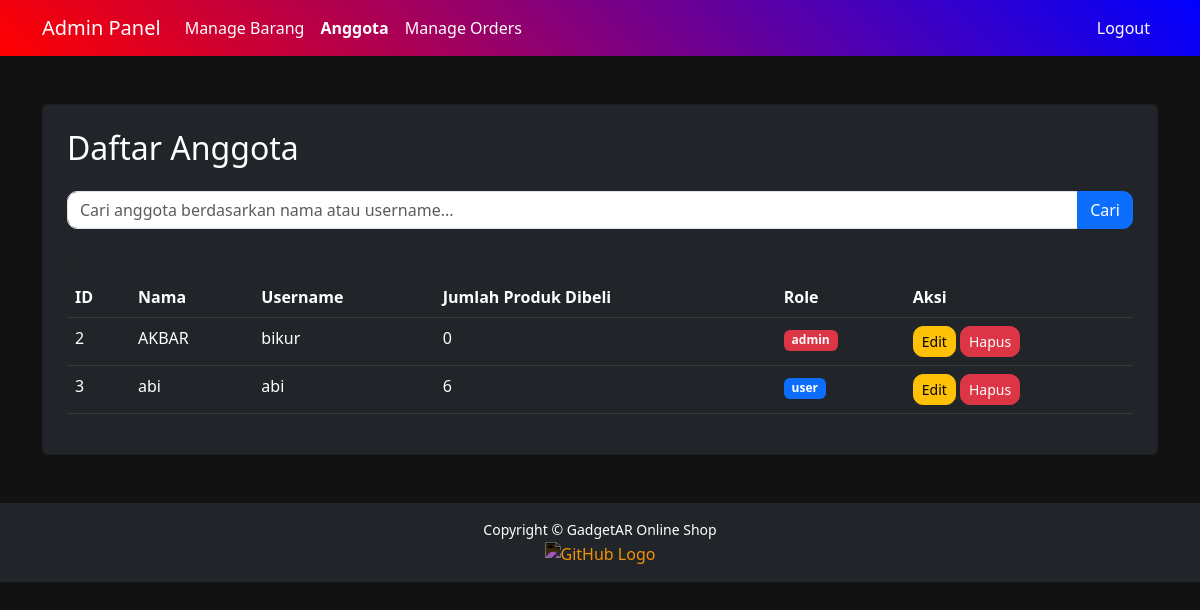
/anggota.php (signed in), run on the app's committed database.
### tables this page shows
CREATE TABLE `user` (
  `id_user` int(11) NOT NULL,
  `nama` varchar(100) NOT NULL,
  `username` varchar(50) NOT NULL,
  `password` varchar(255) NOT NULL,
  `role` enum('admin','user') NOT NULL
);

### anggota.php (the view, shortened to what this page needs)
<?php
include '../koneksi.php';
$search = isset($_GET['search']) ? trim($_GET['search']) : '';
if (!empty($search)) {
    $stmt = $conn->prepare("SELECT u.id_user, u.nama, u.username, u.role,
                            (SELECT COUNT(o.id_order) FROM orderan o WHERE o.id_user = u.id_user) AS jumlah_produk
                            FROM user u
                            WHERE u.nama LIKE :search OR u.username LIKE :search
                            ORDER BY u.id_user ASC");
    $stmt->execute([':search' => '%' . $search . '%']);
} else {
    $stmt = $conn->prepare("SELECT u.id_user, u.nama, u.username, u.role,
                            (SELECT COUNT(o.id_order) FROM orderan o WHERE o.id_user = u.id_user) AS jumlah_produk
                            FROM user u
                            ORDER BY u.id_user ASC");
    $stmt->execute();
}
$users = $stmt->fetchAll(PDO::FETCH_ASSOC);
?>
<!DOCTYPE html>
<html lang="en">
<head>
    <link href="https://cdn.jsdelivr.net/npm/bootstrap@5.3.0/dist/css/bootstrap.min.css" rel="stylesheet">
</head>
<body>
    <nav class="navbar navbar-expand-lg navbar-dark bg-dark">
        <div class="container">
            <a class="navbar-brand" href="adminDashboard.php">Admin Panel</a>
            <div class="collapse navbar-collapse" id="navbarNav">
                <ul class="navbar-nav me-auto">
                    <li class="nav-item">
                        <a class="nav-link" href="manageBarang.php">Manage Barang</a>
                    </li>
                    <li class="nav-item">
                        <a class="nav-link active" href="anggota.php">Anggota</a>
                    </li>
                    <li class="nav-item">
                        <a class="nav-link" href="manageOrders.php">Manage Orders</a>
                    </li>
                </ul>
                <ul class="navbar-nav">
                    <li class="nav-item">
                        <a class="nav-link btn btn-danger text-white" href="../logout.php" onclick="return confirm('Apakah Anda yakin ingin logout?')">Logout</a>
                    </li>
                </ul>
            </div>
        </div>
    </nav>
    <div class="container mt-5">
        <div class="card bg-dark p-4">
            <h2 class="mb-4" style="color:white">Daftar Anggota</h2>
            <form method="GET" action="anggota.php" class="mb-4">
                <div class="input-group">
                    <input type="text" name="search" class="form-control" placeholder="Cari anggota berdasarkan nama atau username..." value="<?= isset($_GET['search']) ? htmlspecialchars($_GET['search']) : '' ?>">
                    <button type="submit" class="btn btn-primary">Cari</button>
                </div>
            </form>
            <div class="table-responsive">
                <table class="table table-dark table-hover">
                    <thead class="table-dark">
                        <tr>
                            <th>ID</th>
                            <th>Nama</th>
                            <th>Username</th>
                            <th>Jumlah Produk Dibeli</th>
                            <th>Role</th>
                            <th>Aksi</th>
                        </tr>
                    </thead>
                    <tbody>
                        <?php if (!empty($users)): ?>
                            <?php foreach ($users as $user): ?>
                                <tr">
                                    <td><?= htmlspecialchars($user['id_user']) ?></td>
                                    <td><?= htmlspecialchars($user['nama']) ?></td>
                                    <td><?= htmlspecialchars($user['username']) ?></td>
                                    <td><?= htmlspecialchars($user['jumlah_produk']) ?></td>
                                    < <td>
                                        <span class="badge <?= $user['role'] === 'admin' ? 'bg-danger' : 'bg-primary' ?>">
                                            <?= htmlspecialchars($user['role']) ?>
                                        </span>
                                        </td>
                                        <td>
                                            <button type="button" class="btn btn-warning btn-sm editBtn" data-bs-toggle="modal" data-bs-target="#editModal<?= $user['id_user'] ?>">Edit</button>
                                            <a href="hapusAnggota.php?id=<?= $user['id_user'] ?>" class="btn btn-sm btn-danger" onclick="return confirm('Yakin ingin menghapus anggota ini?');">Hapus</a>
                                        </td>
                                    <?php endforeach; ?>
                                <?php else: ?>
                                    <tr>
                                        <td colspan="6" class="text-center text-warning">Anggota tidak ditemukan.</td>
                                    </tr>
                                <?php endif; ?>
                    </tbody>
                </table>
            </div>
        </div>
    </div>
    <footer class="bg-dark text-center text-white py-3 mt-5">
        <div class="container">
            <p>Copyright © GadgetAR Online Shop</p>
            <a href="https://github.com/Arigta?tab=repositories" target="_blank">
                <img src="https://cdn-icons-png.flaticon.com/512/25/25231.png" alt="GitHub Logo" width="30" height="30" style="filter: invert(1);">
            </a>
        </div>
    </footer>
</body>
</html>

### anggota.php (style rules this page uses)
body { background: #121212; color: #ffffff; }
.navbar { background: linear-gradient(45deg, #ff0000, #800080, #0000ff); }
.navbar-brand, .nav-link { color: #fff !important; }
.active { font-weight: bold; color: #fff !important; }
.form-control, .btn { border-radius: 10px; }
.table { color: #fff; }
footer { position: relative; bottom: 0; width: 100%; background: #000000; }
footer p { margin: 0; font-size: 14px; }
footer a { text-decoration: none; margin-top: 5px; }

### data on the page
user: id_user "2", nama "AKBAR", username "bikur", jumlah_produk "0", role "admin"
user: id_user "3", nama "abi", username "abi", jumlah_produk "6", role "user"
